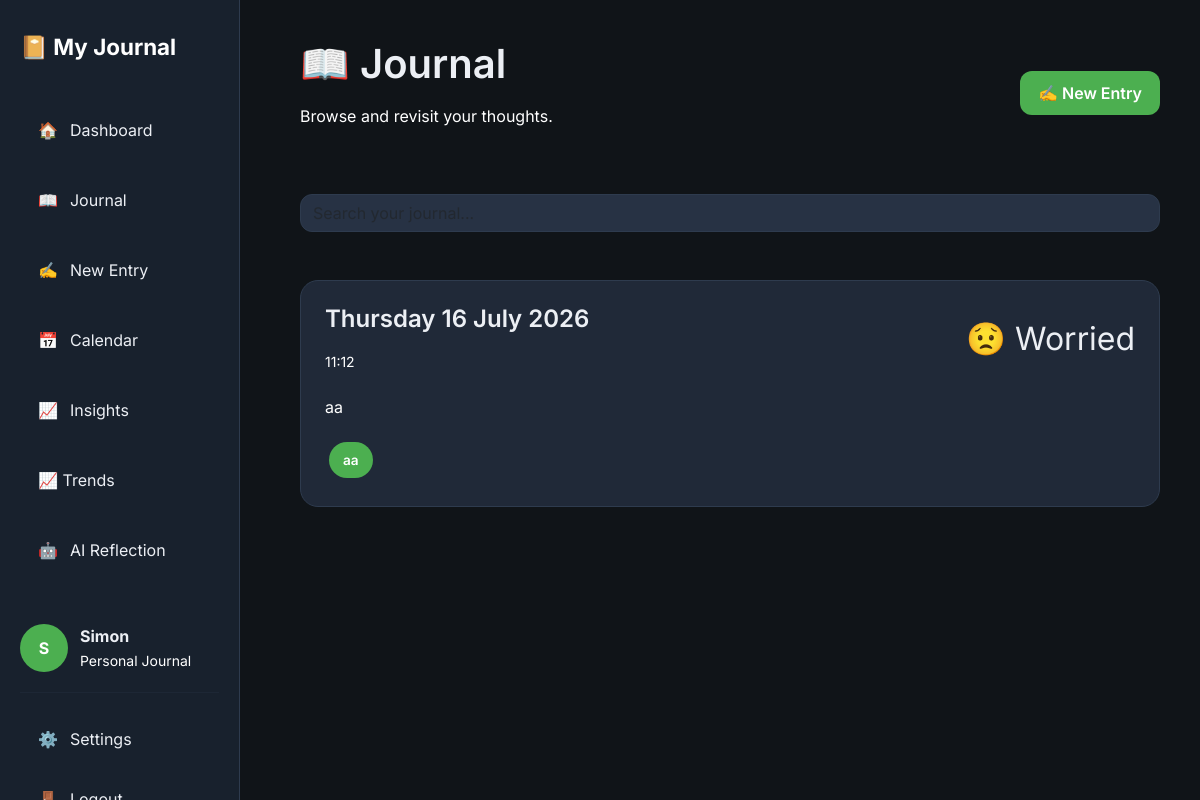
The page /journal (signed in) on the database its author committed.
### models/user.py (models this page shows, shortened)
class User(UserMixin, db.Model):
    id = db.Column(
        db.Integer,
        primary_key=True
    )
    username = db.Column(
        db.String(100),
        unique=True,
        nullable=False
    )
    display_name = db.Column(
    db.String(50),
    nullable=True
    )
    password_hash = db.Column(
        db.String(255),
        nullable=False
    )
    entries = db.relationship(
    "Entry",
    backref="author",
    lazy=True,
    cascade="all, delete-orphan"
)

### models/entry.py (models this page shows)
class Entry(db.Model):
    __tablename__ = "entry"
    id = db.Column(
        db.Integer,
        primary_key=True
    )
    tags = db.Column(
        db.String(500),
        nullable=True
    )
    mood_score = db.Column(
        db.Integer,
        nullable=False
    )
    content = db.Column(
        db.Text,
        nullable=False
    )
    created_at = db.Column(
        db.DateTime,
        default=datetime.utcnow
    )
    user_id = db.Column(
        db.Integer,
        db.ForeignKey("user.id"),
        nullable=False
    )

### routes/journal.py (the view)
@journal_bp.route("/journal")
@login_required
def journal():
    entries = get_all_entries(current_user)
    return render_template(
        "journal.html",
        entries=entries,
        moods = MOODS
    )

### routes/auth.py (called while the page is built)
@login_manager.user_loader
def load_user(user_id):
    return User.query.get(int(user_id))

### services/journal_helper.py (called while the page is built)
def get_all_entries(user):
    return (
        Entry.query
        .filter_by(user_id=user.id)
        .order_by(Entry.created_at.desc())
        .all()
    )

### templates/journal.html (shortened to what this page needs)
{% extends "base.html" %}
{% block content %}
<div class="content-wrapper">
    <div class="d-flex justify-content-between align-items-center mb-5">
        <div>
            <h1>📖 Journal</h1>
            <p class="text-muted">
                Browse and revisit your thoughts.
            </p>
        </div>
        <a href="{{ url_for('journal.new_entry') }}"
           class="btn btn-primary">
            ✍️ New Entry
        </a>
    </div>
    <form action="{{ url_for('journal.search') }}"
          method="GET"
          class="mb-5">
        <input
            class="form-control"
            type="search"
            name="q"
            placeholder="Search your journal...">
    </form>
    {% if entries %}
        {% for entry in entries %}
        <a href="{{ url_for('journal.view_entry',
                            entry_id=entry.id) }}"
           class="entry-card">
            <div class="entry-header">
                <div>
                    <h4>
                        {{ entry.created_at.strftime('%A %d %B %Y') }}
                    </h4>
                    <small>
                        {{ entry.created_at.strftime('%H:%M') }}
                    </small>
                </div>
                <div class="mood-icon">
                    {{ moods[entry.mood_score].emoji }}
                    {{ moods[entry.mood_score].name }}
                </div>
            </div>
            <p class="entry-preview">
                {{ entry.content[:180] }}
            </p>
            {% if entry.tags %}
            <div class="mt-3">
                {% for tag in entry.tags.split(",") %}
                    <span class="tag">
                        {{ tag.strip() }}
                    </span>
                {% endfor %}
            </div>
            {% endif %}
        </a>
        {% endfor %}
    {% endif %}
</div>
{% endblock %}

### templates/base.html (shortened to what this page needs)
<!DOCTYPE html>
<html lang="en">
<head>
    <link href="https://cdn.jsdelivr.net/npm/bootstrap@5.3.3/dist/css/bootstrap.min.css"
          rel="stylesheet">
    <link rel="stylesheet"
          href="{{ url_for('static', filename='css/variables.css') }}">
    <link rel="stylesheet"
          href="{{ url_for('static', filename='css/layout.css') }}">
    <link rel="stylesheet"
          href="{{ url_for('static', filename='css/components.css') }}">
    <link rel="stylesheet"
          href="{{ url_for('static', filename='css/style.css') }}">
    <link rel="stylesheet"
      href="{{ url_for('static', filename='css/trends.css') }}">
</head>
<body>
{% if current_user.is_authenticated %}
<div class="app-layout">
    <aside class="sidebar">
        <div class="sidebar-header">
            <a href="{{ url_for('dashboard.dashboard') }}"
               class="logo">
                📔
                <span>My Journal</span>
            </a>
        </div>
        <nav class="sidebar-nav">
            <a href="{{ url_for('dashboard.dashboard') }}"
               class="nav-item {% if request.endpoint == 'dashboard.dashboard' %}active{% endif %}">
                🏠
                <span>Dashboard</span>
            </a>
            <a href="{{ url_for('journal.journal') }}"
               class="nav-item {% if request.endpoint == 'journal.journal' %}active{% endif %}">
                📖
                <span>Journal</span>
            </a>
            <a href="{{ url_for('journal.new_entry') }}"
               class="nav-item {% if request.endpoint == 'journal.new_entry' %}active{% endif %}">
                ✍️
                <span>New Entry</span>
            </a>
            <a href="{{ url_for('calendar.calendar') }}"
               class="nav-item {% if request.endpoint == 'calendar.calendar' %}active{% endif %}">
                📅
                <span>Calendar</span>
            </a>
            <a href="{{ url_for('insights.insights') }}"
               class="nav-item {% if request.endpoint == 'insights.insights' %}active{% endif %}">
                📈
                <span>Insights</span>
            </a>
            <a href="{{ url_for('trends.trends') }}" class="nav-item">
                <span>📈 Trends</span>
            </a>
            <a href="{{ url_for('reflection.reflection') }}" class="nav-item">
                🤖
                <span>AI Reflection</span>
            </a>
        </nav>
        <div class="sidebar-footer">
            <div class="user-card">
                <div class="avatar">
                    {{ (current_user.display_name or current_user.username)[0]|upper }}
                </div>
                <div>
                    <strong>
                        {{ current_user.display_name or current_user.username }}
                    </strong>
                    <br>
                    <small>Personal Journal</small>
                </div>
            </div>
            <hr>
            <a href="{{ url_for('settings.settings') }}"
               class="nav-item">
                ⚙️
                <span>Settings</span>
            </a>
            <a href="{{ url_for('auth.logout') }}"
               class="nav-item">
                <span>Logout</span>
            </a>
        </div>
    </aside>
    <main class="main-content">
        {% block content %}
        {% endblock %}
    </main>
</div>
{% endif %}
</body>
</html>

### static/css/variables.css (style rules this page uses)
:root { --bg:#101418; --sidebar:#18212d; --card:#202938; --card-hover:#293548; --input:#273244; --text:#ECEFF4; --muted:#ffffff; --text-muted:#ffffff; --heading:#FFFFFF; --accent:#4CAF50; --accent-hover:#43A047; --accent-light:#6FCF70; --success:#22C55E; --warning:#F59E0B; --danger:#EF4444; --info:#3B82F6; --border:#2E3B4E; --shadow-small: 0 4px 12px rgba(0,0,0,.15); --shadow-medium: 0 10px 25px rgba(0,0,0,.25); --shadow-large: 0 20px 40px rgba(0,0,0,.35); --radius-small:8px; --radius-medium:14px; --radius-large:20px; --radius-round:999px; --space-xs:6px; --space-sm:12px; --space-md:20px; --space-lg:32px; --space-xl:48px; --sidebar-width:260px; --transition-fast:.15s ease; --transition:.25s ease; --transition-slow:.4s ease; }

### static/css/layout.css (style rules this page uses)
body { margin:0; padding:0; min-height:100vh; background:var(--bg); color:var(--text); }
.app-layout { display:flex; min-height:100vh; }
.sidebar { width:260px; background:var(--sidebar); border-right:1px solid var(--border); display:flex; flex-direction:column; justify-content:space-between; padding:30px 20px; position:fixed; top:0; left:0; bottom:0; }
.sidebar-header { margin-bottom:40px; }
.sidebar-nav { display:flex; flex-direction:column; gap:10px; flex:1; }
.sidebar-footer { margin-top:40px; }
.main-content { flex:1; margin-left:260px; padding:40px; overflow-y:auto; }
.sidebar { width:240px; transition:.3s; }
.content-wrapper { max-width:1200px; margin:auto; }

### static/css/components.css (style rules this page uses)
.btn { border-radius:12px; padding:10px 18px; font-weight:600; transition:.2s; }
.btn-primary { background:var(--accent); border:none; color:white; }
.form-control, .form-select { background:#273244; border:1px solid var(--border); color:var(--text); border-radius:12px; }
.nav-item { display:flex; align-items:center; gap:12px; padding:14px 18px; margin-bottom:8px; border-radius:12px; text-decoration:none; color:var(--text); transition:.2s; }
.logo { font-size:1.4rem; font-weight:700; text-decoration:none; color:white; }
.user-card { display:flex; align-items:center; gap:12px; margin-top:auto; }
.avatar { width:48px; height:48px; border-radius:50%; background:var(--accent); color:white; display:flex; justify-content:center; align-items:center; font-weight:bold; }

### static/css/style.css (style rules this page uses)
* { box-sizing:border-box; }
body { font-family:'Inter',sans-serif; background:var(--bg); color:var(--text); margin:0; padding:0; overflow-x:hidden; }
h1,h2,h3,h4,h5,h6 { color:var(--text); font-weight:600; margin-bottom:15px; }
p { color:var(--muted); line-height:1.7; }
small { color:var(--muted); }
a { color:inherit; text-decoration:none; }
hr { border:none; border-top:1px solid var(--border); margin:20px 0; }
.tag { display:inline-block; background:var(--accent); color:white; padding:6px 12px; border-radius:30px; margin:3px; font-size:.85rem; }
button, a, .card, input, textarea, select { transition:.2s ease; }
.text-muted { color:var(--muted)!important; }
.entry-card { display:block; background:var(--card); border:1px solid var(--border); border-radius:18px; padding:24px; margin-bottom:20px; transition:.2s; color:inherit; }
.entry-header { display:flex; justify-content:space-between; align-items:center; }
.entry-preview { margin-top:20px; color:var(--muted); line-height:1.8; }
.mood-icon { font-size:2rem; }
.tag { display:inline-block; padding:8px 14px; margin:4px; border-radius:25px; background:var(--accent); color:white; font-size:.85rem; font-weight:600; }

### rows shown on the page
User: display_name+username "S", display_name+username "Simon"
Entry: created_at "Thursday 16 July 2026", created_at "11:12", mood_score "😟", mood_score "Worried", content "aa", strip "aa"
